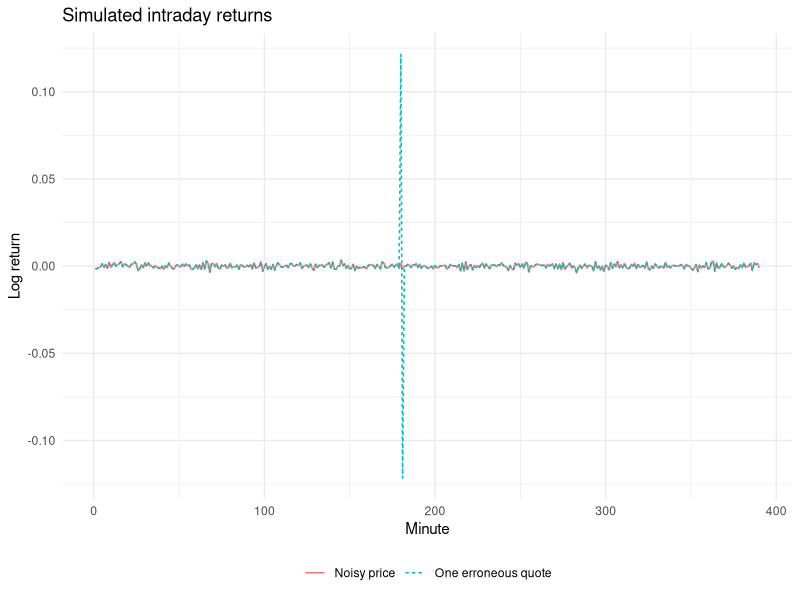
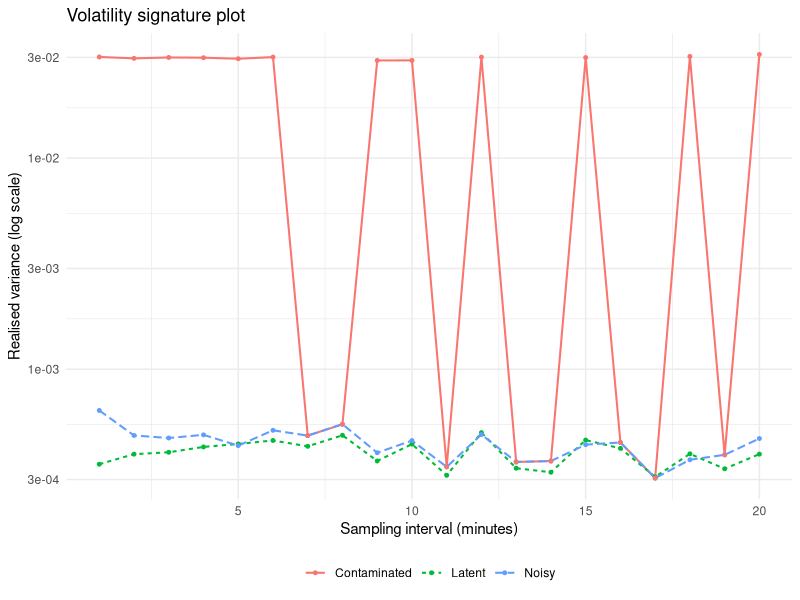

The R source for these figures, in order:
## =====================================================
## 1. Simulate latent, noisy and contaminated prices
## =====================================================
# One simulated trading day; no observed stock prices are used here.
library(ggplot2)
set.seed(909)
n <- 390
minute <- 0:n
x <- c(0, cumsum(rnorm(n, sd = .02 / sqrt(n))))
y <- x + rnorm(n + 1, sd = .0006)
bad <- y
bad[181] <- bad[181] + .12  # one erroneous quote, reversed next minute

## =====================================================
## 2. Compare realised variance at two sampling intervals
## =====================================================
rv <- function(z, k) {
  idx <- unique(c(seq(1, length(z), by = k), length(z)))
  sum(diff(z[idx])^2)
}
series <- list(Latent = x, Noisy = y, Contaminated = bad)
tab <- do.call(rbind, lapply(names(series), function(nm)
  data.frame(Series = nm, Minutes = c(1, 10),
    RV = vapply(c(1, 10), function(k) rv(series[[nm]], k), numeric(1)))))
print(tab)

## =====================================================
## 3. Plot intraday returns
## =====================================================
df <- data.frame(Minute = rep(1:n, 2),
  Return = c(diff(y), diff(bad)),
  Series = rep(c("Noisy price", "One erroneous quote"), each = n))
p1 <- ggplot(df,
  aes(Minute, Return, colour = Series, linetype = Series)) +
  geom_line(linewidth = .55) + theme_minimal(base_size = 11) +
  labs(title = "Simulated intraday returns", y = "Log return") +
  theme(legend.position = "bottom", legend.title = element_blank())
ggsave("log_returns_1min.png", p1, width = 6.5, height = 3.8, dpi = 300)

## =====================================================
## 4. Draw the volatility signature and save the data
## =====================================================
signature <- do.call(rbind, lapply(names(series), function(nm)
  data.frame(Series = nm, Minutes = 1:20,
    RV = vapply(1:20, function(k) rv(series[[nm]], k), numeric(1)))))
p2 <- ggplot(signature,
  aes(Minutes, RV, colour = Series, linetype = Series)) +
  geom_line(linewidth = .7) + geom_point(size = 1) + scale_y_log10() +
  theme_minimal(base_size = 11) +
  labs(title = "Volatility signature plot",
    x = "Sampling interval (minutes)",
    y = "Realised variance (log scale)") +
  theme(legend.position = "bottom", legend.title = element_blank())
ggsave("volatility_comparison.png", p2, width = 6.5, height = 3.8,
  dpi = 300)
write.csv(data.frame(minute, x, y, bad),
  "simulated_intraday_prices.csv", row.names = FALSE)
